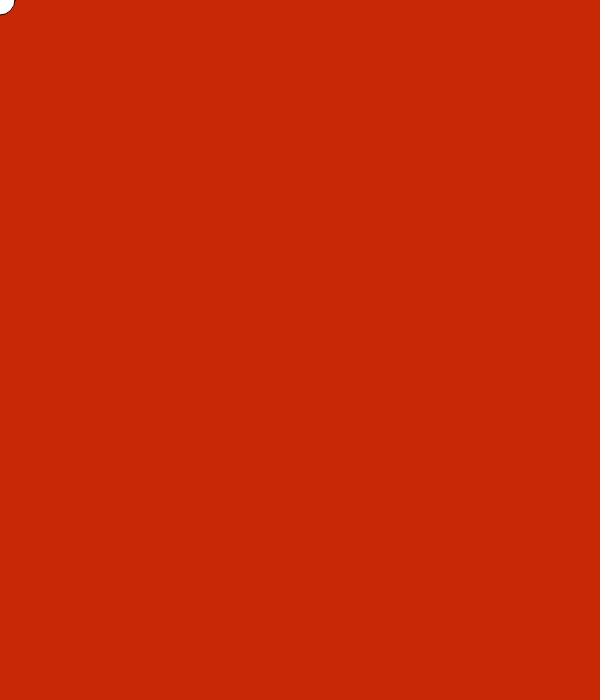
Frame 1 (no input)
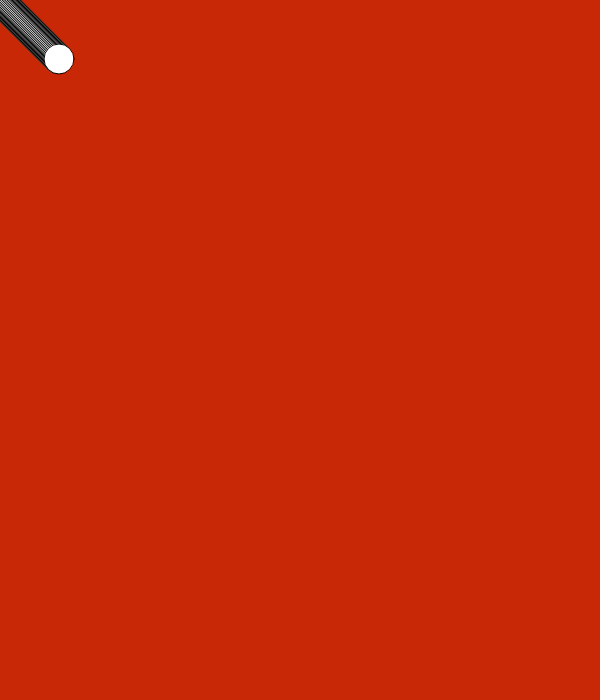
Frame 60 (no input)
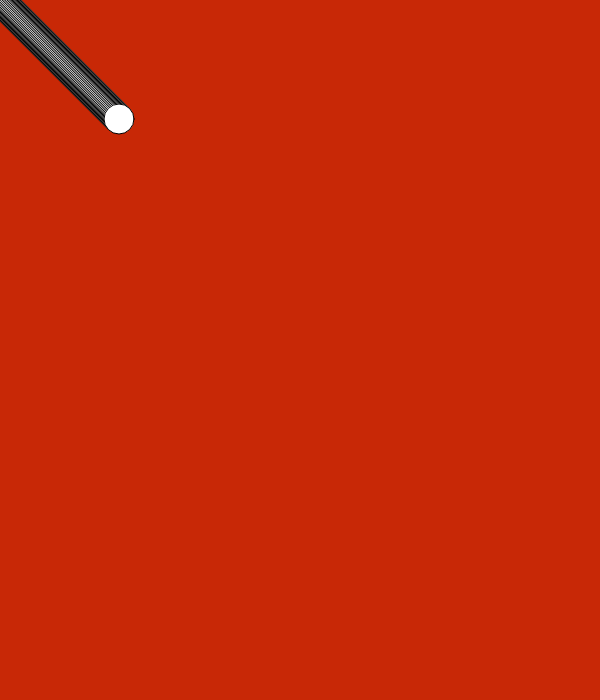
Frame 120 (the mouse pressed at the canvas centre since frame 60)

The p5.js sketch that drew these frames (run headless with seeded random() and noise() and a simulated clock; from frame 60 on, the mouse is pressed at the canvas centre):

// p5.js sketch
// ── sketch.js
function setup() {
    createCanvas( 600, 700 );
    background( 200, 40, 6 );
}

// Variables to define ellipse position
// NOTE: This *must* be defined globally.
// Otherwise, if they were defined locally inside draw
// they would get reset to '100' every frame,
// and the object would not move
var posX = 0;
var posY = 0;

function draw() {
    ellipse( posX, posY, 30, 30 );

    // update posX & posY every frame
    // add 1, then re-assign back to self
    posX = posX + 1;
    posY = posY + 1;
}
